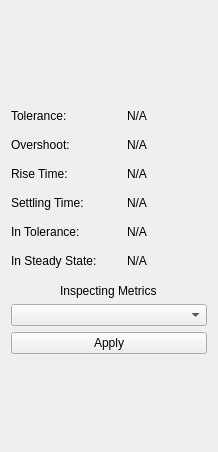
<?xml version="1.0" encoding="UTF-8"?>
<ui version="4.0">
 <class>WidgetSteadyStateAnalysis</class>
 <widget class="QWidget" name="WidgetSteadyStateAnalysis">
  <property name="geometry">
   <rect>
    <x>0</x>
    <y>0</y>
    <width>218</width>
    <height>452</height>
   </rect>
  </property>
  <property name="sizePolicy">
   <sizepolicy hsizetype="Fixed" vsizetype="Preferred">
    <horstretch>0</horstretch>
    <verstretch>0</verstretch>
   </sizepolicy>
  </property>
  <property name="windowTitle">
   <string>Form</string>
  </property>
  <layout class="QGridLayout" name="gridLayout">
   <item row="0" column="0">
    <spacer name="verticalSpacerTop">
     <property name="orientation">
      <enum>Qt::Vertical</enum>
     </property>
     <property name="sizeHint" stdset="0">
      <size>
       <width>20</width>
       <height>20</height>
      </size>
     </property>
    </spacer>
   </item>
   <item row="1" column="0">
    <layout class="QVBoxLayout" name="main">
     <item>
      <layout class="QHBoxLayout" name="customPlot"/>
     </item>
     <item>
      <spacer name="verticalSpacerMiddleUpper">
       <property name="orientation">
        <enum>Qt::Vertical</enum>
       </property>
       <property name="sizeType">
        <enum>QSizePolicy::Fixed</enum>
       </property>
       <property name="sizeHint" stdset="0">
        <size>
         <width>20</width>
         <height>10</height>
        </size>
       </property>
      </spacer>
     </item>
     <item>
      <layout class="QGridLayout" name="steadyStateMetrics">
       <property name="verticalSpacing">
        <number>15</number>
       </property>
       <item row="0" column="0">
        <widget class="QLabel" name="toleranceLabel">
         <property name="text">
          <string>Tolerance: </string>
         </property>
        </widget>
       </item>
       <item row="0" column="1">
        <widget class="QLabel" name="toleranceValue">
         <property name="sizePolicy">
          <sizepolicy hsizetype="Fixed" vsizetype="Preferred">
           <horstretch>0</horstretch>
           <verstretch>0</verstretch>
          </sizepolicy>
         </property>
         <property name="minimumSize">
          <size>
           <width>80</width>
           <height>0</height>
          </size>
         </property>
         <property name="maximumSize">
          <size>
           <width>80</width>
           <height>16777215</height>
          </size>
         </property>
         <property name="baseSize">
          <size>
           <width>80</width>
           <height>0</height>
          </size>
         </property>
         <property name="text">
          <string>N/A</string>
         </property>
        </widget>
       </item>
       <item row="1" column="0">
        <widget class="QLabel" name="overshootLabel">
         <property name="text">
          <string>Overshoot:</string>
         </property>
        </widget>
       </item>
       <item row="1" column="1">
        <widget class="QLabel" name="overshootValue">
         <property name="sizePolicy">
          <sizepolicy hsizetype="Fixed" vsizetype="Preferred">
           <horstretch>0</horstretch>
           <verstretch>0</verstretch>
          </sizepolicy>
         </property>
         <property name="minimumSize">
          <size>
           <width>80</width>
           <height>0</height>
          </size>
         </property>
         <property name="maximumSize">
          <size>
           <width>80</width>
           <height>16777215</height>
          </size>
         </property>
         <property name="baseSize">
          <size>
           <width>80</width>
           <height>0</height>
          </size>
         </property>
         <property name="text">
          <string>N/A</string>
         </property>
        </widget>
       </item>
       <item row="2" column="0">
        <widget class="QLabel" name="riseTimeLabel">
         <property name="text">
          <string>Rise Time: </string>
         </property>
        </widget>
       </item>
       <item row="2" column="1">
        <widget class="QLabel" name="riseTimeValue">
         <property name="sizePolicy">
          <sizepolicy hsizetype="Fixed" vsizetype="Preferred">
           <horstretch>0</horstretch>
           <verstretch>0</verstretch>
          </sizepolicy>
         </property>
         <property name="minimumSize">
          <size>
           <width>80</width>
           <height>0</height>
          </size>
         </property>
         <property name="maximumSize">
          <size>
           <width>80</width>
           <height>16777215</height>
          </size>
         </property>
         <property name="baseSize">
          <size>
           <width>80</width>
           <height>0</height>
          </size>
         </property>
         <property name="text">
          <string>N/A</string>
         </property>
        </widget>
       </item>
       <item row="3" column="0">
        <widget class="QLabel" name="settlingTimeLabel">
         <property name="text">
          <string>Settling Time: </string>
         </property>
        </widget>
       </item>
       <item row="3" column="1">
        <widget class="QLabel" name="settlingTimeValue">
         <property name="sizePolicy">
          <sizepolicy hsizetype="Fixed" vsizetype="Preferred">
           <horstretch>0</horstretch>
           <verstretch>0</verstretch>
          </sizepolicy>
         </property>
         <property name="minimumSize">
          <size>
           <width>80</width>
           <height>0</height>
          </size>
         </property>
         <property name="maximumSize">
          <size>
           <width>80</width>
           <height>16777215</height>
          </size>
         </property>
         <property name="baseSize">
          <size>
           <width>80</width>
           <height>0</height>
          </size>
         </property>
         <property name="text">
          <string>N/A</string>
         </property>
        </widget>
       </item>
       <item row="4" column="0">
        <widget class="QLabel" name="inToleranceLabel">
         <property name="text">
          <string>In Tolerance: </string>
         </property>
        </widget>
       </item>
       <item row="4" column="1">
        <widget class="QLabel" name="inToleranceValue">
         <property name="sizePolicy">
          <sizepolicy hsizetype="Fixed" vsizetype="Preferred">
           <horstretch>0</horstretch>
           <verstretch>0</verstretch>
          </sizepolicy>
         </property>
         <property name="minimumSize">
          <size>
           <width>80</width>
           <height>0</height>
          </size>
         </property>
         <property name="maximumSize">
          <size>
           <width>80</width>
           <height>16777215</height>
          </size>
         </property>
         <property name="baseSize">
          <size>
           <width>80</width>
           <height>0</height>
          </size>
         </property>
         <property name="text">
          <string>N/A</string>
         </property>
        </widget>
       </item>
       <item row="5" column="0">
        <widget class="QLabel" name="inSteadyStateLabel">
         <property name="text">
          <string>In Steady State: </string>
         </property>
        </widget>
       </item>
       <item row="5" column="1">
        <widget class="QLabel" name="inSteadyStateValue">
         <property name="sizePolicy">
          <sizepolicy hsizetype="Fixed" vsizetype="Preferred">
           <horstretch>0</horstretch>
           <verstretch>0</verstretch>
          </sizepolicy>
         </property>
         <property name="minimumSize">
          <size>
           <width>80</width>
           <height>0</height>
          </size>
         </property>
         <property name="maximumSize">
          <size>
           <width>80</width>
           <height>16777215</height>
          </size>
         </property>
         <property name="baseSize">
          <size>
           <width>80</width>
           <height>0</height>
          </size>
         </property>
         <property name="text">
          <string>N/A</string>
         </property>
        </widget>
       </item>
      </layout>
     </item>
     <item>
      <spacer name="verticalSpacerMiddleLower">
       <property name="orientation">
        <enum>Qt::Vertical</enum>
       </property>
       <property name="sizeType">
        <enum>QSizePolicy::Fixed</enum>
       </property>
       <property name="sizeHint" stdset="0">
        <size>
         <width>20</width>
         <height>10</height>
        </size>
       </property>
      </spacer>
     </item>
     <item>
      <layout class="QVBoxLayout" name="inspectingMetrics">
       <item alignment="Qt::AlignHCenter|Qt::AlignVCenter">
        <widget class="QLabel" name="inspectingMetricsLabel">
         <property name="text">
          <string>Inspecting Metrics</string>
         </property>
        </widget>
       </item>
       <item>
        <widget class="QComboBox" name="inspectingMetricsValue">
         <property name="sizePolicy">
          <sizepolicy hsizetype="Preferred" vsizetype="Fixed">
           <horstretch>0</horstretch>
           <verstretch>0</verstretch>
          </sizepolicy>
         </property>
         <property name="minimumSize">
          <size>
           <width>0</width>
           <height>0</height>
          </size>
         </property>
        </widget>
       </item>
       <item>
        <widget class="QPushButton" name="apply">
         <property name="text">
          <string>Apply</string>
         </property>
        </widget>
       </item>
      </layout>
     </item>
    </layout>
   </item>
   <item row="2" column="0">
    <spacer name="verticalSpacerBottom">
     <property name="orientation">
      <enum>Qt::Vertical</enum>
     </property>
     <property name="sizeHint" stdset="0">
      <size>
       <width>20</width>
       <height>20</height>
      </size>
     </property>
    </spacer>
   </item>
  </layout>
 </widget>
 <resources/>
 <connections/>
</ui>
